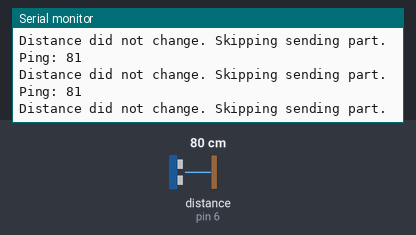
Simulated run of this sketch. Board: Arduino Uno, built with avr-gcc and run on an emulated ATmega328P. Shown: the last lines printed to the serial monitor. The inputs (shaded band) are chosen by the test bench; at power-on: distance to the obstacle (sensor on pin 6) 80 cm. Random numbers use the default seed unless the sketch sets one; no radio packets arrive unless stated.

Above: at 2.2 s.
2.3 s: distance to the obstacle (sensor on pin 6) set to 2 cm
At 2.39 s:
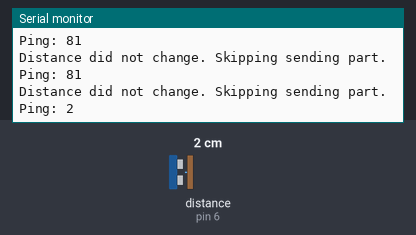
3.8 s: distance to the obstacle (sensor on pin 6) set to 4 cm
At 3.81 s:
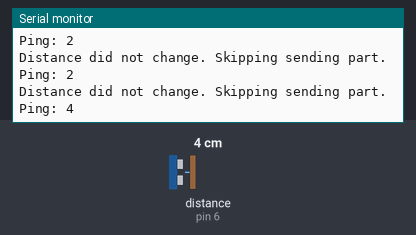
Timing chart, 0 to 6.8 s (numbered marks = the images above; inputs shaded):
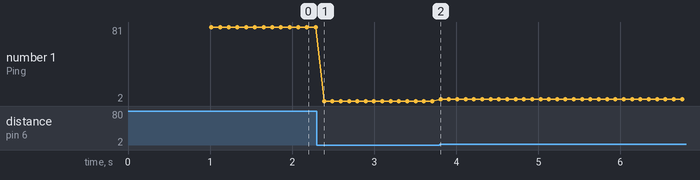

Measured:
- after the input at 2.3 s, the serial monitor: prints a new line after 0.09 s (image 1)
- after the input at 3.8 s, the serial monitor: prints a new line at once (image 2)
- plotted number 1: 81 → 2 after the input at 2.3 s, 2 → 4 after the input at 3.8 s

The sketch:

main.ino
```cpp
#include <SPI.h>
#include <NewPing.h>
#include "RF24.h"

RF24 radio(9,10);
NewPing sonar(7, 6, 200);

uint64_t gatewayAddress = 0xF0F0F0F0D2LL;
uint64_t localAddress = 0xE7E7E7E7E8LL;

int16_t lastDistance = -1;
uint16_t interval = 0x01;

int my_putc(char c, FILE *t) {
  Serial.write(c);
}

void setup() {
  Serial.begin(115200);

  fdevopen(&my_putc, 0);

  radio.begin();
  radio.setPALevel(RF24_PA_MAX);

  if (radio.setDataRate(RF24_1MBPS)) {
    Serial.println("Data rate set");
  } else {
    Serial.println("Failed to set data rate");
  }

  radio.setChannel(0x4c);
  radio.setCRCLength(RF24_CRC_16);
  radio.printDetails();
  radio.setAutoAck(true);
  radio.enableDynamicPayloads();
  //radio.setPayloadSize(PACKET_SIZE);

  assignRandomLocalAddress();

  radio.openWritingPipe(gatewayAddress);
  radio.openReadingPipe(1, localAddress);

  radio.startListening();

  sendJoinRequest();
}

void assignRandomLocalAddress() {
  randomSeed(analogRead(0));

  localAddress =  ((uint64_t)random(128, 255) << 32)
                      | ((uint64_t)random(128, 255) << 24)
                      | ((uint64_t)random(128, 255) << 16)
                      | ((uint64_t)random(128, 255) << 8)
                      | ((uint64_t)random(128, 255));
}

void sendSensorData() {
  uint16_t distance = sonar.ping() / US_ROUNDTRIP_CM;
  Serial.print("Ping: ");
  Serial.println(distance);

  if (distance == lastDistance) {
    Serial.println("Distance did not change. Skipping sending part.");
    return;
  }

  lastDistance = distance;

  radio.stopListening();

  uint8_t data_packet[] = {
    0x01,
    (distance >> 8) & 0xFF,
    distance & 0xFF,
    (localAddress >> 32) & 0xFF,
    (localAddress >> 24) & 0xFF,
    (localAddress >> 16) & 0xFF,
    (localAddress >> 8) & 0xFF,
    localAddress & 0xFF
  };

  if (!radio.write(data_packet, sizeof(data_packet))) {
    Serial.println(F("Sending failed."));
  }

  radio.startListening();
}

void sendJoinRequest() {
  if (radio.testRPD()) {
    Serial.println(F("Carrier detected. Someone is using the line."));
  } else {
    Serial.println(F("Line clear. Now sending..."));

    radio.stopListening();

    uint8_t join_packet[] = {
      0x00,
      (localAddress >> 32) & 0xFF,
      (localAddress >> 24) & 0xFF,
      (localAddress >> 16) & 0xFF,
      (localAddress >> 8) & 0xFF,
      localAddress & 0xFF
    };

    if (!radio.write(join_packet, sizeof(join_packet))) {
      Serial.println(F("Sending failed."));
    }

    radio.startListening();

    uint32_t started_waiting_at = micros();
    boolean timeout = false;

    while (!radio.available()) {
      if (micros() - started_waiting_at > 1000000) {
        timeout = true;
        break;
      }
    }

    if (timeout) {
      Serial.println(F("Failed to get response in time."));
    } else {
      uint8_t receive_buf[2];
      radio.read(&receive_buf, sizeof(receive_buf));

      interval = (receive_buf[0] << 8)
                 | receive_buf[1];

      Serial.print(F("Got a response. Interval: "));
      Serial.print(interval);
      Serial.println(F("."));

//      radio.closeReadingPipe(1);
//      radio.openReadingPipe(1, localAddress);
    }
  }
}

void loop() {
  //while (Serial.read() == -1);

  sendSensorData();
  delay(interval * 100);
}
```
